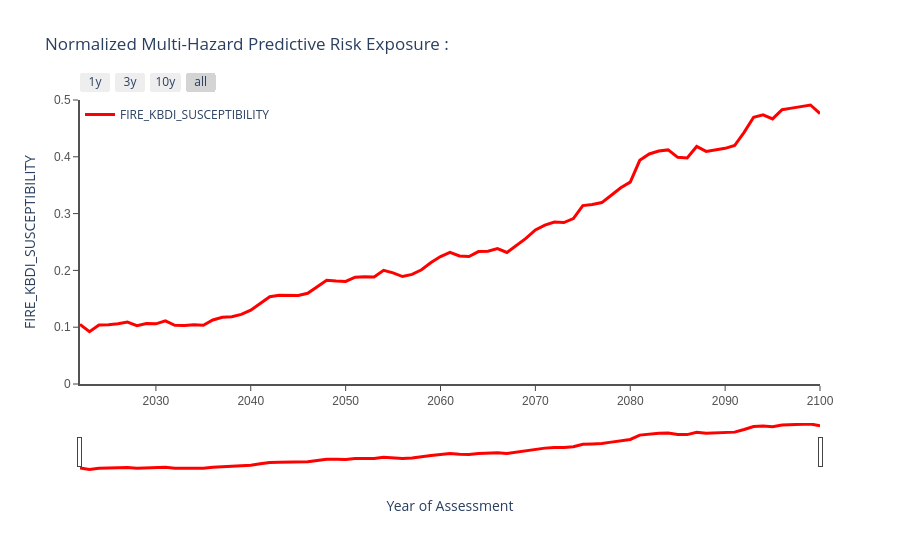

Notebook source saved alongside this figure:
### Code cell
fig = display_fwd_timeseries_data(df, asset_index, 'FIRE_KBDI_SUSCEPTIBILITY')
fig.show()

### Figure 1 — Plotly figure (JSON) as saved in the notebook; plotly's stock layout.template omitted (floating-point values rounded to 4 significant figures)
{"data": [{"line": {"color": "rgb(255, 0, 0)", "width": 3}, "mode": "lines", "name": "FIRE_KBDI_SUSCEPTIBILITY", "type": "scatter", "x": [2022, 2023, 2024, 2025, 2026, 2027, 2028, 2029, 2030, 2031, 2032, 2033, 2034, 2035, 2036, 2037, 2038, 2039, 2040, 2041, 2042, 2043, 2044, 2045, 2046, 2047, 2048, 2049, 2050, 2051, 2052, 2053, 2054, 2055, 2056, 2057, 2058, 2059, 2060, 2061, 2062, 2063, 2064, 2065, 2066, 2067, 2068, 2069, 2070, 2071, 2072, 2073, 2074, 2075, 2076, 2077, 2078, 2079, 2080, 2081, 2082, 2083, 2084, 2085, 2086, 2087, 2088, 2089, 2090, 2091, 2092, 2093, 2094, 2095, 2096, 2097, 2098, 2099, 2100], "y": [0.105, 0.09218, 0.1039, 0.1042, 0.106, 0.109, 0.1026, 0.1065, 0.1059, 0.1111, 0.1033, 0.1031, 0.1043, 0.1034, 0.1127, 0.1176, 0.1186, 0.1226, 0.1301, 0.1416, 0.1538, 0.1562, 0.1564, 0.1557, 0.1597, 0.1706, 0.1826, 0.1813, 0.1806, 0.1881, 0.189, 0.1884, 0.2, 0.1956, 0.1892, 0.193, 0.2012, 0.214, 0.2244, 0.2317, 0.2254, 0.2243, 0.2331, 0.2338, 0.2386, 0.2315, 0.2436, 0.2563, 0.2712, 0.2797, 0.2853, 0.2842, 0.2912, 0.314, 0.3159, 0.3194, 0.3324, 0.3455, 0.3554, 0.3938, 0.405, 0.4101, 0.4122, 0.3991, 0.3981, 0.4182, 0.4094, 0.4116, 0.4149, 0.4199, 0.4431, 0.4697, 0.4739, 0.4667, 0.4829, 0.4857, 0.4889, 0.4912, 0.4762]}], "layout": {"autosize": true, "legend": {"x": 0, "y": 1}, "paper_bgcolor": "#FFFFFF", "plot_bgcolor": "#FFFFFF", "showlegend": true, "title": {"text": "Normalized Multi-Hazard Predictive Risk Exposure : "}, "transition": {"duration": 50}, "xaxis": {"autorange": true, "linecolor": "rgb(82, 82, 82)", "linewidth": 2, "range": ["2022-01-01", "2100-01-01"], "rangeselector": {"buttons": [{"count": 1, "label": "1y", "step": "year", "stepmode": "backward"}, {"count": 3, "label": "3y", "step": "year", "stepmode": "backward"}, {"count": 6, "label": "10y", "step": "year", "stepmode": "backward"}, {"step": "all"}]}, "rangeslider": {"autorange": true, "range": ["2022-01-01", "2100-01-01"], "visible": true, "yaxis": {"_template": null, "rangemode": "match"}}, "showgrid": false, "showline": true, "showticklabels": true, "tickfont": {"color": "rgb(82, 82, 82)", "family": "Arial", "size": 12}, "ticks": "outside", "title": {"text": "Year of Assessment"}, "type": "date"}, "yaxis": {"linecolor": "rgb(82, 82, 82)", "linewidth": 2, "range": [0, 0.5], "showgrid": false, "showline": true, "showticklabels": true, "tickfont": {"color": "rgb(82, 82, 82)", "family": "Arial", "size": 12}, "ticks": "outside", "title": {"text": "FIRE_KBDI_SUSCEPTIBILITY"}, "type": "linear"}}}
